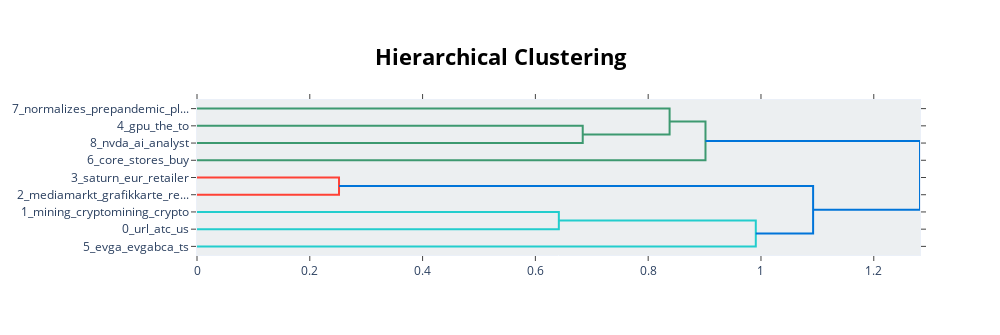

The notebook cell saved with this chart:
### Code cell
plt.figure(figsize=(10, 6))
topic_model.visualize_hierarchy().show()

### Figure 1 — Plotly figure (JSON) as saved in the notebook; plotly's stock layout.template omitted (floating-point values rounded to 4 significant figures)
{"data": [{"hoverinfo": "text", "marker": {"color": "rgb(61,153,112)"}, "mode": "lines", "type": "scatter", "x": [0.0, 0.6839, 0.6839, 0.0], "xaxis": "x", "y": [-15.0, -15.0, -25.0, -25.0], "yaxis": "y"}, {"hoverinfo": "text", "marker": {"color": "rgb(61,153,112)"}, "mode": "lines", "type": "scatter", "x": [0.0, 0.838, 0.838, 0.6839], "xaxis": "x", "y": [-5.0, -5.0, -20.0, -20.0], "yaxis": "y"}, {"hoverinfo": "text", "marker": {"color": "rgb(61,153,112)"}, "mode": "lines", "type": "scatter", "x": [0.838, 0.9016, 0.9016, 0.0], "xaxis": "x", "y": [-12.5, -12.5, -35.0, -35.0], "yaxis": "y"}, {"hoverinfo": "text", "marker": {"color": "rgb(255,65,54)"}, "mode": "lines", "type": "scatter", "x": [0.0, 0.2518, 0.2518, 0.0], "xaxis": "x", "y": [-45.0, -45.0, -55.0, -55.0], "yaxis": "y"}, {"hoverinfo": "text", "marker": {"color": "rgb(35,205,205)"}, "mode": "lines", "type": "scatter", "x": [0.0, 0.6416, 0.6416, 0.0], "xaxis": "x", "y": [-65.0, -65.0, -75.0, -75.0], "yaxis": "y"}, {"hoverinfo": "text", "marker": {"color": "rgb(35,205,205)"}, "mode": "lines", "type": "scatter", "x": [0.6416, 0.9908, 0.9908, 0.0], "xaxis": "x", "y": [-70.0, -70.0, -85.0, -85.0], "yaxis": "y"}, {"hoverinfo": "text", "marker": {"color": "rgb(0,116,217)"}, "mode": "lines", "type": "scatter", "x": [0.2518, 1.092, 1.092, 0.9908], "xaxis": "x", "y": [-50.0, -50.0, -77.5, -77.5], "yaxis": "y"}, {"hoverinfo": "text", "marker": {"color": "rgb(0,116,217)"}, "mode": "lines", "type": "scatter", "x": [0.9016, 1.282, 1.282, 1.092], "xaxis": "x", "y": [-23.75, -23.75, -63.75, -63.75], "yaxis": "y"}], "layout": {"autosize": false, "height": 335, "hoverlabel": {"bgcolor": "white", "font": {"family": "Rockwell", "size": 16}}, "hovermode": "closest", "plot_bgcolor": "#ECEFF1", "showlegend": false, "title": {"font": {"color": "Black", "size": 22}, "text": "<b>Hierarchical Clustering</b>", "x": 0.5, "xanchor": "center", "yanchor": "top"}, "width": 1000, "xaxis": {"mirror": "allticks", "rangemode": "tozero", "showgrid": false, "showline": true, "showticklabels": true, "ticks": "outside", "type": "linear", "zeroline": false}, "yaxis": {"mirror": "allticks", "range": [-90, 0], "rangemode": "tozero", "showgrid": false, "showline": true, "showticklabels": true, "tickmode": "array", "ticks": "outside", "ticktext": ["7_normalizes_prepandemic_pl...", "4_gpu_the_to", "8_nvda_ai_analyst", "6_core_stores_buy", "3_saturn_eur_retailer", "2_mediamarkt_grafikkarte_re...", "1_mining_cryptomining_crypto", "0_url_atc_us", "5_evga_evgabca_ts"], "tickvals": [-5, -15, -25, -35, -45, -55, -65, -75, -85], "type": "linear", "zeroline": false}}}
